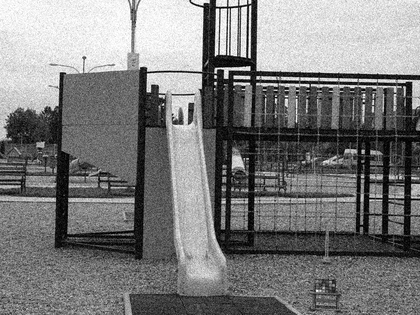
%> input picture Data/09_noisy.png, 420 x 315 px, shrunk from 800 x 600 before the run; the run also reads 1 picture not shown here
$ octave main_denoising_lowPass_others.m   (GNU Octave 9; MATLAB toolbox functions it lacks are replaced by stand-ins)
%> lines starting %> are read from the running program, lines starting %| are printed output that depends on the picture
### Utilities/rmse.m
function output = rmse( X, Y )
%计算量图像的均方差MSE（Mean Squared Error）
%   X - 原图X
%   Y - 噪声近似图像Y
%   output - 输出MSE
[M, N, C] = size(X);
if C == 3
    X = rgb2hsi(X);
    Y = rgb2hsi(Y);
%     X_HS = X(:,:,1:2);
%     Y_HS = Y(:,:,1:2);
    X = X(:,:,3);
    Y = Y(:,:,3);
end
output = 0;
X = double(X);
Y = double(Y);
for i = 1 : M
    for j = 1 : N
         output = output + (X(i, j) - Y(i, j))^2;
    end
end
output = sqrt(output / (M * N));

end

### main_denoising_lowPass_others.m
% 请同学们在此编程，完成任务（一）：基于低通滤波器傅里叶变换的灰度图像去噪任务
clc;clear;close all
addpath Data
addpath Utilities
noisyImage = imread('09_noisy.png'); % 有噪图
%> noisyImage is the input picture: size 315x420 uint8; min 0, max 255, mean 123.9
groundTruthImage = imread('09_GT.png'); % 无噪图

noisyImage = im2uint8(noisyImage);
groundTruthImage = im2uint8(groundTruthImage);

% 使用二维傅里叶变换将原图像转换到频率域
F_noisy = fft2(noisyImage);
F_noisy_shifted = fftshift(F_noisy); % 中心化
F_GT = fft2(groundTruthImage);
F_GT_shifted = fftshift(F_GT);

% [7 lines of commented-out code are left out]
[M, N] = size(noisyImage);
%> M = 315; N = 420
D0 = 138; % 截止频率，可以根据需要调整
[u, v] = meshgrid(-floor(N/2):floor((N-1)/2), -floor(M/2):floor((M-1)/2));
H = double(abs(u) <= D0 & abs(v) <= D0); % 正方形低通滤波器函数

% 对傅里叶谱进行滤波
F_filtered = H .* F_noisy_shifted;

% 通过傅里叶逆变换将图像从频率域恢复到空间域
F_filtered_shifted_back = ifftshift(F_filtered);
denoisedImage = real(ifft2(F_filtered_shifted_back)); % 取实部
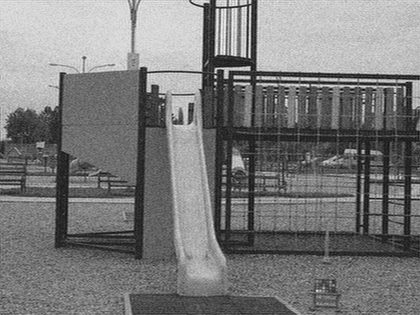
%> denoisedImage: size 315x420 double; min -37.22, max 296.8, mean 123.9; drawn with min black and max white

% 将去噪后的图像取值范围调整至 [0, 255]
denoisedImage = uint8(denoisedImage);
%> denoisedImage: size 315x420 uint8


figure;
% 调整子图间距
subplot(2, 3, 1, 'Position', [0.01, 0.55, 0.3, 0.4]);
imshow(noisyImage, []);
title('噪声图');

subplot(2, 3, 2, 'Position', [0.34, 0.55, 0.3, 0.4]);
imshow(groundTruthImage, []);
title('原图');

subplot(2, 3, 3, 'Position', [0.67, 0.55, 0.3, 0.4]);
imshow(denoisedImage, []);
title('去噪图');

subplot(2, 3, 4, 'Position', [0.01, 0.05, 0.3, 0.4]);
imshow(log(1 + abs(F_noisy_shifted)), []);
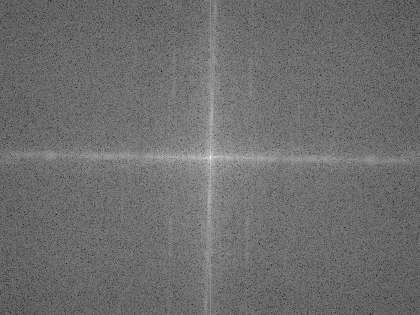
%> displayed picture: size 315x420, on the screen's scale of 0 to 255; min 0, max 255, mean 109.7
title('噪声图傅里叶谱');

subplot(2, 3, 5, 'Position', [0.34, 0.05, 0.3, 0.4]);
imshow(log(1 + abs(F_GT_shifted)), []);
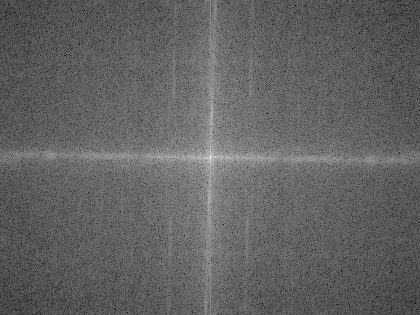
%> displayed picture: size 315x420, on the screen's scale of 0 to 255; min 0, max 255, mean 98.4
title('原图傅里叶谱');

subplot(2, 3, 6, 'Position', [0.67, 0.05, 0.3, 0.4]);
imshow(log(1 + abs(F_filtered)), []);
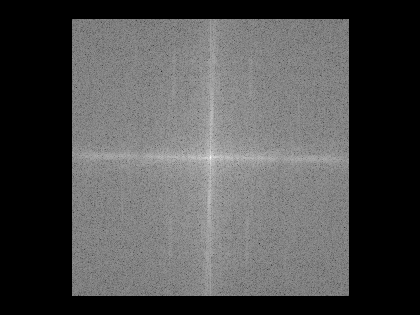
%> displayed picture: size 315x420, on the screen's scale of 0 to 255; min 0, max 255, mean 78.4
title('去噪后傅里叶谱');

rmse2 = rmse(denoisedImage, groundTruthImage);
%> after the loop in rmse, `for i = 1 : M`: output = 19601161
%> in rmse, `output = sqrt(output / (M * N));`: output = 12.17
%> rmse2 = 12.17
psnr2 = psnr(denoisedImage, groundTruthImage);
%> psnr2 = 26.42
ssim_val2 = ssim(denoisedImage, groundTruthImage);
%> ssim_val2 = 0.732

rmse1 = rmse(noisyImage, groundTruthImage);
%> rmse1 = 11.53
psnr1 = psnr(noisyImage, groundTruthImage);
%> psnr1 = 26.89
ssim_val1 = ssim(noisyImage, groundTruthImage);
%> ssim_val1 = 0.721

fprintf('FFT\n');
fprintf('RMSE: %.4f\n', rmse2);
%| RMSE: 12.1720
fprintf('PSNR: %.4f\n', psnr2);
%| PSNR: 26.4236
fprintf('SSIM: %.4f\n', ssim_val2);
%| SSIM: 0.7324

fprintf('Original\n')
fprintf('RMSE: %.4f\n', rmse1);
%| RMSE: 11.5339
fprintf('PSNR: %.4f\n', psnr1);
%| PSNR: 26.8913
fprintf('SSIM: %.4f\n', ssim_val1);
%| SSIM: 0.7212
